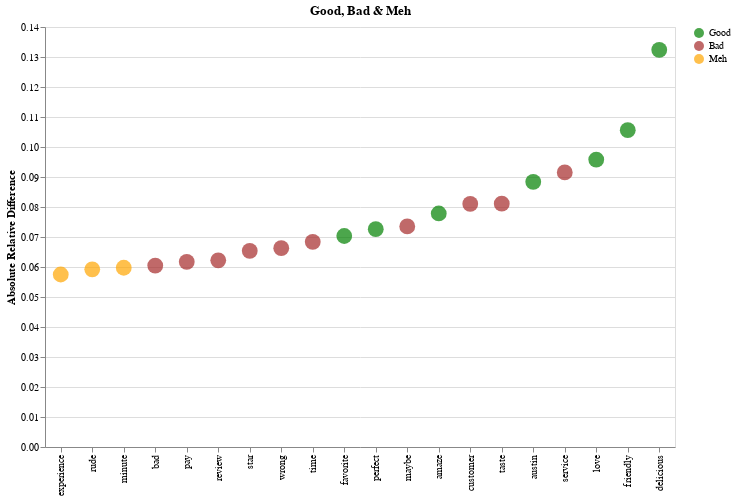

The notebook cell saved with this chart:
### Code cell
domain = ['Good', 'Bad', 'Meh']
range_ = ['green', 'brown', 'orange']
alt.Chart(short_list, title="Good, Bad & Meh").mark_circle(size=250).encode(
    x=alt.X('word:O', sort='y', title=""),
    y=alt.Y('rate diff:Q', title="Absolute Relative Difference"),
    color=alt.Color('goodbad:N', title="", scale=alt.Scale(domain=domain, range=range_)),
    tooltip=['word', 'goodbad'],
).properties(width=630, height=420)

### Figure 1 — Vega-Lite specification as saved in the notebook (floating-point values rounded to 4 significant figures)
{"config": {"view": {"continuousWidth": 400, "continuousHeight": 300}}, "data": {"name": "data-ca9c4aae59bb388c2e31c4489caef2c4"}, "mark": {"type": "circle", "size": 250}, "encoding": {"color": {"type": "nominal", "field": "goodbad", "scale": {"domain": ["Good", "Bad", "Meh"], "range": ["green", "brown", "orange"]}, "title": ""}, "tooltip": [{"type": "nominal", "field": "word"}, {"type": "nominal", "field": "goodbad"}], "x": {"type": "ordinal", "field": "word", "sort": "y", "title": ""}, "y": {"type": "quantitative", "field": "rate diff", "title": "Absolute Relative Difference"}}, "height": 420, "title": "Good, Bad & Meh", "width": 630, "$schema": "https://vega.github.io/schema/vega-lite/v4.0.2.json", "datasets": {"data-ca9c4aae59bb388c2e31c4489caef2c4": [{"word": "delicious", "rate diff": 0.1324, "goodbad": "Good"}, {"word": "friendly", "rate diff": 0.1056, "goodbad": "Good"}, {"word": "love", "rate diff": 0.09582, "goodbad": "Good"}, {"word": "service", "rate diff": 0.09154, "goodbad": "Bad"}, {"word": "austin", "rate diff": 0.08838, "goodbad": "Good"}, {"word": "taste", "rate diff": 0.08112, "goodbad": "Bad"}, {"word": "customer", "rate diff": 0.08104, "goodbad": "Bad"}, {"word": "amaze", "rate diff": 0.07784, "goodbad": "Good"}, {"word": "maybe", "rate diff": 0.07353, "goodbad": "Bad"}, {"word": "perfect", "rate diff": 0.0726, "goodbad": "Good"}, {"word": "favorite", "rate diff": 0.07033, "goodbad": "Good"}, {"word": "time", "rate diff": 0.06838, "goodbad": "Bad"}, {"word": "wrong", "rate diff": 0.06628, "goodbad": "Bad"}, {"word": "star", "rate diff": 0.0654, "goodbad": "Bad"}, {"word": "review", "rate diff": 0.06224, "goodbad": "Bad"}, {"word": "pay", "rate diff": 0.06172, "goodbad": "Bad"}, {"word": "bad", "rate diff": 0.06046, "goodbad": "Bad"}, {"word": "minute", "rate diff": 0.05976, "goodbad": "Meh"}, {"word": "rude", "rate diff": 0.05924, "goodbad": "Meh"}, {"word": "experience", "rate diff": 0.0575, "goodbad": "Meh"}]}}
